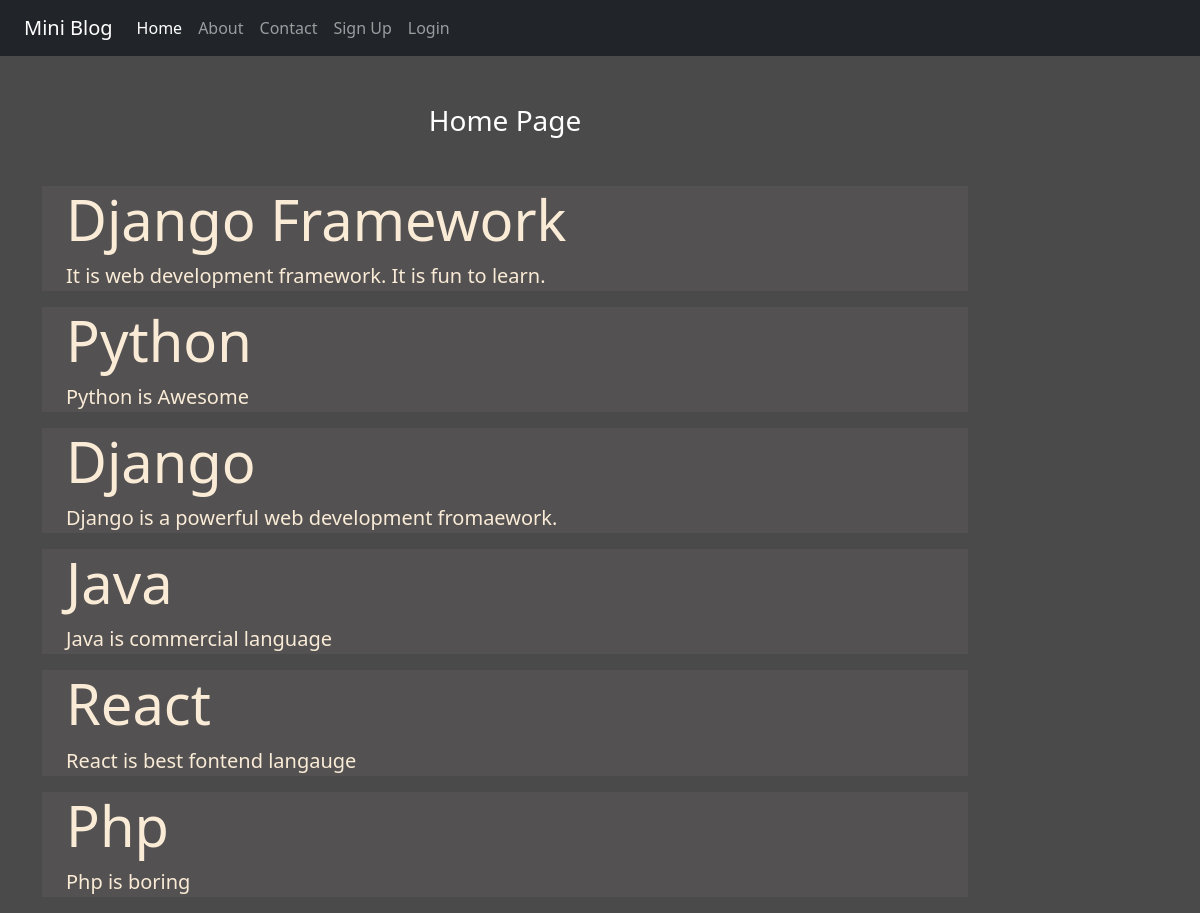
Before: / with the older database file.
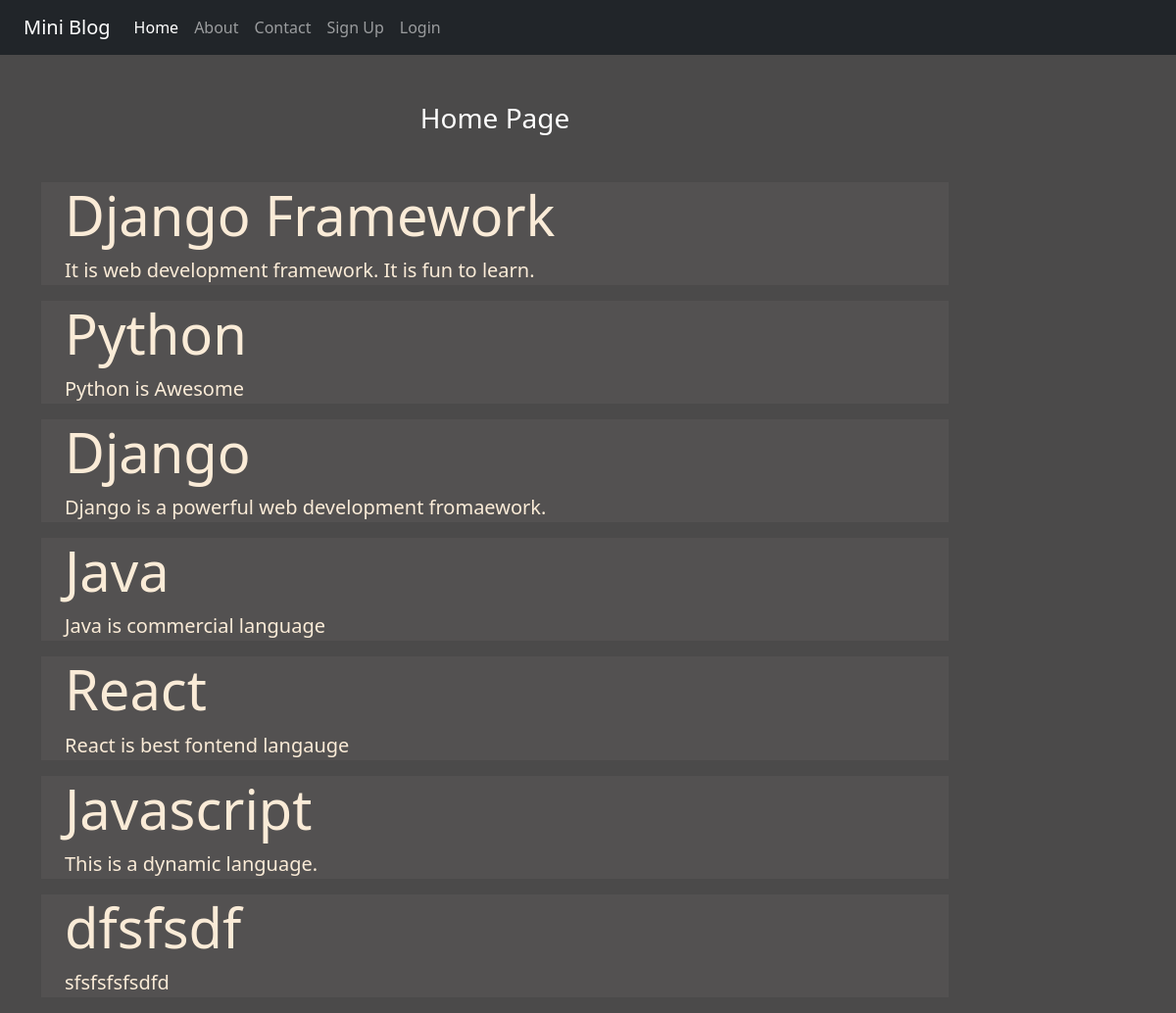
After: the same page with the newer database file.
### blog/models.py (models this page shows)
class blogPost(models.Model):
    title = models.CharField(max_length=100)
    description = models.TextField()

### blog/views.py (the view)
# urls.py: 2. Add a URL to urlpatterns:  path('', views.home, name='home')
def home(request):
    posts = blogPost.objects.all()
    return render(request,'blog/home.html',{'posts':posts})

### blog/templates/blog/home.html
{% extends 'blog/base.html' %}
{% load static %}
{% block content %}
<div class="col-sm-10">
    <h3 class="text-white text-center my-5">Home Page </h3>
    {% for post in posts %}
    <div class="jumbotron jumbotron-fluid jumbo-color">
        <div class="container">
            <h1 class="display-4 bold">{{post.title}}</h1>
            <p class="lead">{{post.description}}</p>
        </div>
    </div>
    {% endfor %}
</div>
{% endblock content %}

Changed rows visible on the page:
removed blogPost: title "Php", description "Php is boring"
added blogPost: title "Javascript", description "This is a dynamic language."
added blogPost: title "dfsfsdf", description "sfsfsfsfsdfd"
